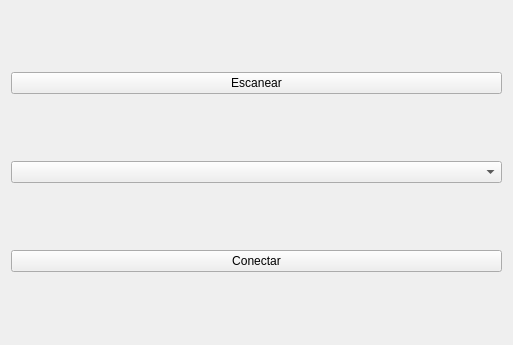
<?xml version="1.0" encoding="UTF-8"?>
<ui version="4.0">
 <class>MainWindow</class>
 <widget class="QMainWindow" name="MainWindow">
  <property name="geometry">
   <rect>
    <x>0</x>
    <y>0</y>
    <width>513</width>
    <height>345</height>
   </rect>
  </property>
  <property name="windowTitle">
   <string>MainWindow</string>
  </property>
  <widget class="QWidget" name="centralWidget">
   <layout class="QVBoxLayout" name="verticalLayout">
    <item>
     <widget class="QPushButton" name="pushButton">
      <property name="maximumSize">
       <size>
        <width>16777215</width>
        <height>16777215</height>
       </size>
      </property>
      <property name="text">
       <string>Escanear</string>
      </property>
     </widget>
    </item>
    <item>
     <widget class="QComboBox" name="comboBox">
      <property name="maximumSize">
       <size>
        <width>16777215</width>
        <height>16777215</height>
       </size>
      </property>
     </widget>
    </item>
    <item>
     <widget class="QPushButton" name="pushButtonConectar">
      <property name="maximumSize">
       <size>
        <width>16777215</width>
        <height>16777215</height>
       </size>
      </property>
      <property name="text">
       <string>Conectar</string>
      </property>
     </widget>
    </item>
   </layout>
  </widget>
 </widget>
 <layoutdefault spacing="6" margin="11"/>
 <resources/>
 <connections/>
</ui>
